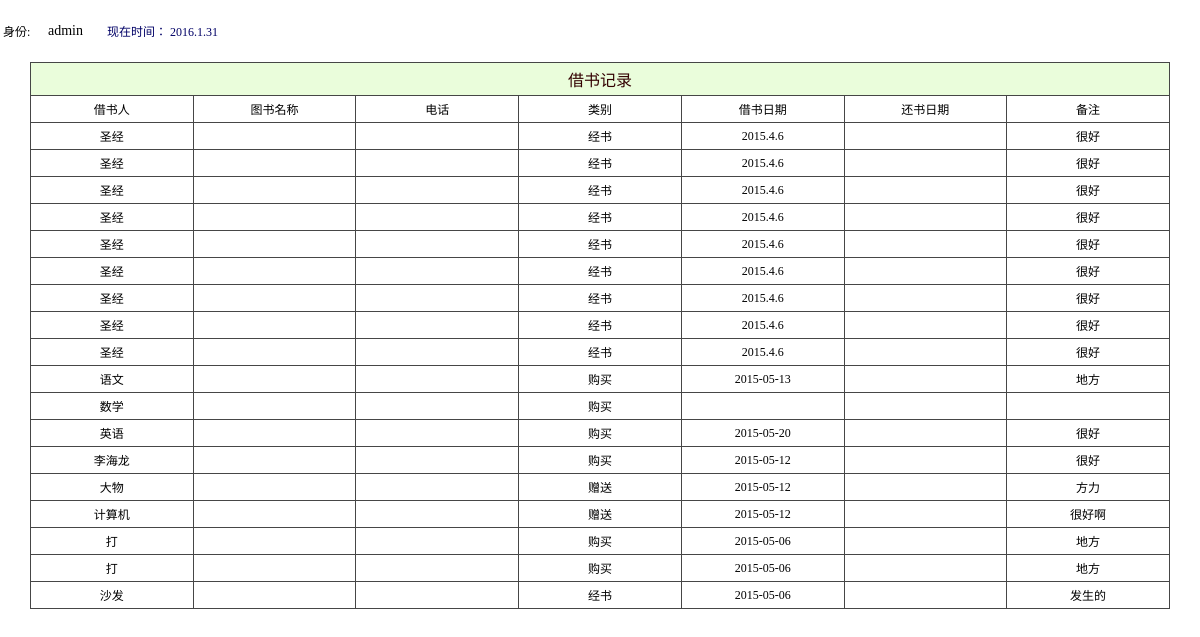
/admin/book_select.php (signed in), run on the app's committed database.
### tables this page shows
CREATE TABLE IF NOT EXISTS `book` (
  `Bid` int(4) NOT NULL AUTO_INCREMENT,
  `name` varchar(18) NOT NULL,
  `author` varchar(18) NOT NULL,
  `price` varchar(10) NOT NULL,
  `class` varchar(9) NOT NULL,
  `pubplace` varchar(9) NOT NULL,
  `pubdate` varchar(20) NOT NULL,
  `storedate` varchar(20) NOT NULL,
  `remark` varchar(38) NOT NULL,
  `num` varchar(20) NOT NULL,
  `source` varchar(20) NOT NULL,
  PRIMARY KEY (`Bid`)
);

### admin/book_select.php (the view, shortened to what this page needs)
<?php
    $query="select * from admin where username='$_SESSION[username]'";
	$result=mysql_query($query);
            $row = mysql_fetch_array($result);
?>
<!DOCTYPE html PUBLIC "-//W3C//DTD XHTML 1.0 Transitional//EN" "http://www.w3.org/TR/xhtml1/DTD/xhtml1-transitional.dtd">
<html xmlns="http://www.w3.org/1999/xhtml">
<head>
<link href="../css/css.css" rel="stylesheet" type="text/css" />
<link href="../css/style.css" rel="stylesheet" type="text/css" />
</head>
<body>
<table width="100%" border="0" cellspacing="0" cellpadding="0">
  <tr>
    <td height="30">      <table width="100%" border="0" cellspacing="0" cellpadding="0">
        <tr>
          <td height="62" background="../images/nav04.gif">
		   <table width="428" border="0">
             <tr>
               <td width="41">身份:</td>
               <td width="55"><span class="button"><?php echo($row["list"]);?></span></td>
               <td width="318"><a href="#" onclick="sousuo()"id="navmenu">
 现在时间：
</a></td>
             </tr>
           </table></td>
        </tr>
    </table></td></tr>
  <tr>
    <td><table id="subtree1" style="DISPLAY: " width="100%" border="0" cellspacing="0" cellpadding="0">
        <tr>
          <td><table width="95%" border="0" align="center" cellpadding="0" cellspacing="0">
              <tr>
                <td height="40" class="font42">
				<table width="100%" border="0" cellpadding="4" cellspacing="1" bgcolor="#464646" class="newfont03">
				 <tr class="CTitle" >
                    	<td height="22" colspan="13" align="center" class="select_tr STYLE2" style="font-size:16px">借书记录</td>
                  </tr>
				  <tr bgcolor="#FFFFFF" style="text-align:center">
				   <td width="7%" >借书人</td>
				    <td width="9%" >图书名称</td>
				    <td width="7%" >电话</td>
				    <td width="7%">类别</td>
                    <td width="10%">借书日期</td>
                    <td width="10%">还书日期</td>
                    <td width="10%">备注</td>
				  </tr>
	<?php
	$sql="select * from book where num =0";
	$query=mysql_query($sql);
	while ($row = mysql_fetch_array($query)) {
	?>
			  <tr bgcolor="#FFFFFF" style="text-align:center">
				    <td width="10%" ><?php echo ($row["name"]); ?></td>
				    <td width="10%" ><?php echo ($row["bookname"]); ?></td>
				    <td width="10%" ><?php echo ($row["tel"]); ?></td>
				    <td width="10%" ><?php echo ($row["class"]); ?></td>
				    <td width="10%"><?php echo ($row["storedate"]); ?></td>
                    <td width="10%"><?php echo ($row["returndate"]); ?></td>
                    <td width="10%"><?php echo ($row["remark"]); ?></td>
				  </tr>
<?php
}
?>  </tr>
            </table></td>
        </tr>
      </table>
      <table width="95%" border="0" align="center" cellpadding="0" cellspacing="0">
        <tr>
          <td height="6"><img src="../images/spacer.gif" width="1" height="1" /></td>
        </tr>
        <tr>
          <td height="33">&nbsp;</td>
        </tr>
      </table></td>
  </tr>
</table>
</body>
</html>

### css/css.css (style rules this page uses)
.newfont03 { font-family: "����"; font-size: 12px; color: #000000; text-decoration: none; }

### css/style.css (style rules this page uses)
body { margin:0px; }
html { scrollbar-face-color:#CCD0DB; scrollbar-highlight-color:#fff; scrollbar-shadow-color:#fff; scrollbar-3dlight-color:#6795B4; scrollbar-arrow-color:#20669A; scrollbar-track-color:#fff; scrollbar-darkshadow-color:#6795B4; border:0; }
html { overflow-x: hidden; overflow-y: auto; }
TD { font-size: 12px; }
a:link,a:visited { text-decoration:none; color:#006; }
.CTitle { background:#6795B4; padding:5px; text-align:left; color:#FFFFFF; font-size:13px; font-family: Verdana, Arial, Helvetica, sans-serif; }
.select_tr { background-color: #EAFDDB; }

### admin/book_select.php (style rules this page uses)
.button { font-family: "微软雅黑"; font-size: 14px; height: 37px; }
html { overflow-x: auto; overflow-y: auto; border:0; }

### data on the page
book: name "圣经", class "经书", storedate "2015.4.6", remark "很好"
book: name "圣经", class "经书", storedate "2015.4.6", remark "很好"
book: name "圣经", class "经书", storedate "2015.4.6", remark "很好"
book: name "圣经", class "经书", storedate "2015.4.6", remark "很好"
book: name "圣经", class "经书", storedate "2015.4.6", remark "很好"
book: name "圣经", class "经书", storedate "2015.4.6", remark "很好"
book: name "圣经", class "经书", storedate "2015.4.6", remark "很好"
book: name "圣经", class "经书", storedate "2015.4.6", remark "很好"
book: name "圣经", class "经书", storedate "2015.4.6", remark "很好"
book: name "语文", class "购买", storedate "2015-05-13", remark "地方"
book: name "数学", class "购买"
book: name "英语", class "购买", storedate "2015-05-20", remark "很好"
book: name "李海龙", class "购买", storedate "2015-05-12", remark "很好"
book: name "大物", class "赠送", storedate "2015-05-12", remark "方力"
book: name "计算机", class "赠送", storedate "2015-05-12", remark "很好啊"
book: name "打", class "购买", storedate "2015-05-06", remark "地方"
book: name "打", class "购买", storedate "2015-05-06", remark "地方"
book: name "沙发", class "经书", storedate "2015-05-06", remark "发生的"

### other printed values
$row["list"] "admin"
